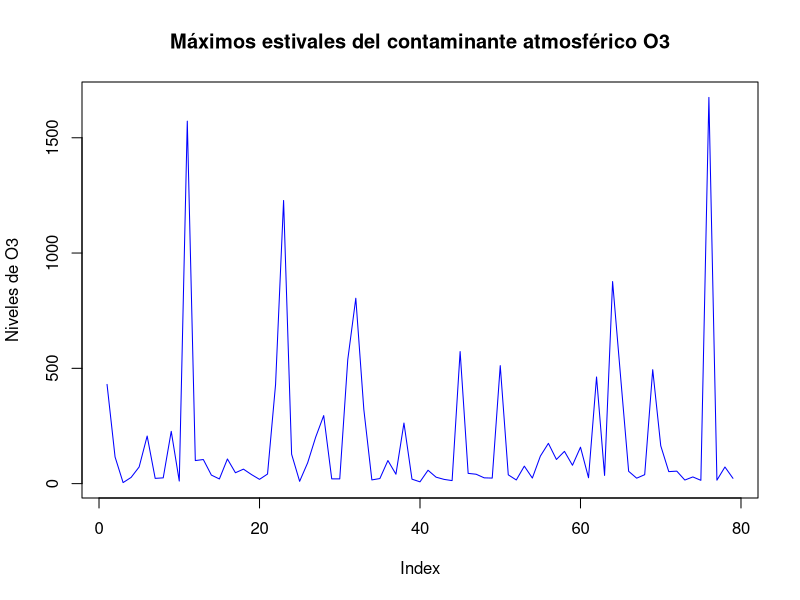

Write R code to recreate this figure.
## ---- chunk 1
knitr::opts_chunk$set(echo = TRUE)
## ---- chunk 2
#Máximos estivales del contaminante atmosférico O3
O3<-c(430.3, 115.7,4.48, 26.95, 72.27,206.4, 22.79,25.03,226.8,11.1,1572,100,104.5,37.1,
      20.22,106.9,47.2,62.82,39.3,18.52,41.57,429.5,1228,127.6,9.93,90.4,201.7,
      295.1,20.62,20.58,538.1,804,321.6,16.11,22.05,100.2,40.76,262.7,19.32,
7.79,58.02,28.02,18.38,13.12,
572.8,44.46,40.72,25.07,24.07,511.8,38.12,15.86,75.84,
24.09,119.4,174.7,104.7,140,79.67,158,25.46,462.5,35.53,
876.4,462.5,53.47,23.59,38.77,494.2,164.2,52.06,54.13,15.53,29,14.35,1675,15.01,72.07,22.99)

plot(O3, type = "l", col = "blue", xlab = "Index", ylab = "Niveles de O3", main = "Máximos estivales del contaminante atmosférico O3")
